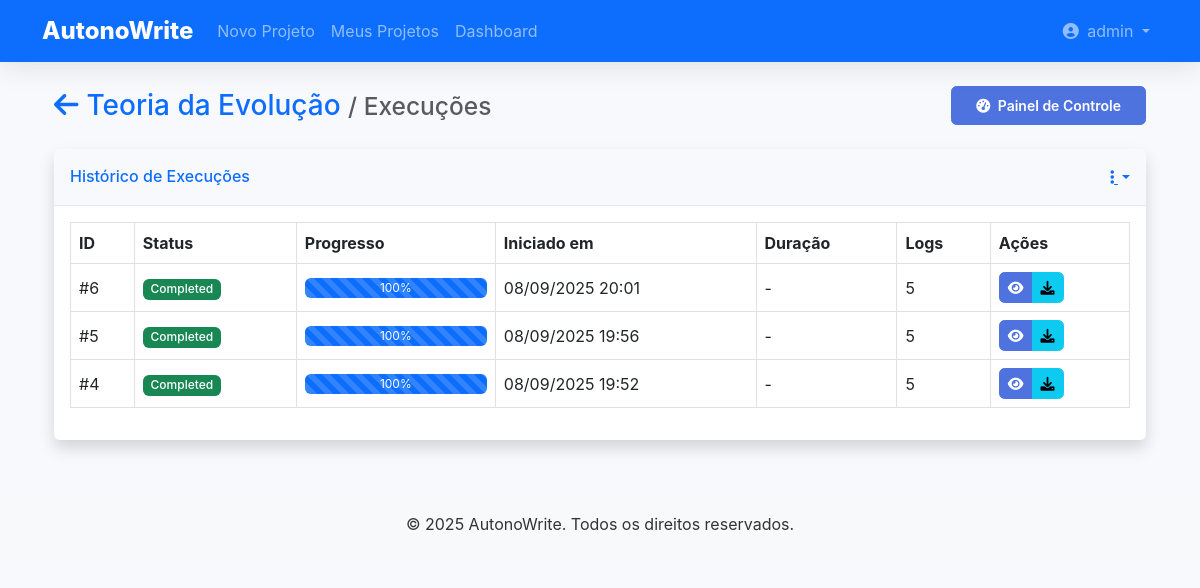
The page /execution/project/2/executions (signed in) on the database its author committed.
### app/models/user.py (models this page shows, shortened)
class User(UserMixin, db.Model):
    __tablename__ = 'users'
    id = db.Column(db.Integer, primary_key=True)
    username = db.Column(db.String(64), index=True, unique=True, nullable=False)
    email = db.Column(db.String(120), index=True, unique=True, nullable=False)
    password_hash = db.Column(db.String(256), nullable=False)
    created_at = db.Column(db.DateTime, default=datetime.utcnow)
    is_active = db.Column(db.Boolean, default=True)
    is_admin = db.Column(db.Boolean, default=False)
    projects = db.relationship('Project', backref='author', lazy='dynamic')

### app/models/project.py (models this page shows, shortened)
class Project(db.Model):
    __tablename__ = 'projects'
    id = db.Column(db.Integer, primary_key=True)
    title = db.Column(db.String(200), nullable=False)
    description = db.Column(db.Text)
    status = db.Column(db.String(20), default='draft')  # draft, pending, in_progress, completed, archived
    created_at = db.Column(db.DateTime, default=datetime.utcnow)
    updated_at = db.Column(db.DateTime, default=datetime.utcnow, onupdate=datetime.utcnow)
    user_id = db.Column(db.Integer, db.ForeignKey('users.id'), nullable=False)
    executions = db.relationship('Execution', back_populates='project',
                               order_by='desc(Execution.started_at)',
                               cascade='all, delete-orphan')
    settings = db.Column(JSONType, default=dict)  # Stores all wizard settings
    content = db.Column(JSONType, default=dict)   # Stores generated content

### app/models/execution.py (models this page shows, shortened)
class Execution(db.Model):
    __tablename__ = 'executions'
    id = db.Column(db.Integer, primary_key=True)
    project_id = db.Column(db.Integer, db.ForeignKey('projects.id'), nullable=False)
    user_id = db.Column(db.Integer, db.ForeignKey('users.id'), nullable=False)
    status = db.Column(db.Enum(ExecutionStatus), default=ExecutionStatus.PENDING, nullable=False)
    started_at = db.Column(db.DateTime, default=datetime.utcnow)
    completed_at = db.Column(db.DateTime)
    progress = db.Column(db.Float, default=0.0)  # 0.0 to 1.0
    metadata_ = db.Column('metadata', JSONType)  # Additional execution metadata
    project = db.relationship('Project', back_populates='executions')
    user = db.relationship('User')
    logs = db.relationship('ExecutionLog', back_populates='execution',
                          order_by='ExecutionLog.timestamp',
                          cascade='all, delete-orphan')

### app/routes/execution.py (the view)
@bp.route('/project/<int:project_id>/executions')
@login_required
@project_required
def project_executions(project):
    page = request.args.get('page', 1, type=int)
    per_page = request.args.get('per_page', 10, type=int)
    executions = Execution.query.filter_by(project_id=project.id)\
                              .order_by(Execution.started_at.desc())\
                              .paginate(page=page, per_page=per_page, error_out=False)
    return render_template('execution/list.html',
                         project=project,
                         executions=executions,
                         ExecutionStatus=ExecutionStatus)

### app/models/user.py (called while the page is built)
@login_manager.user_loader
def load_user(id):
    return User.query.get(int(id))

### app/templates/execution/list.html (shortened to what this page needs)
{% extends "base.html" %}
{% block content %}
<div class="container-fluid">
    <div class="d-sm-flex align-items-center justify-content-between mb-4">
        <h1 class="h3 mb-0 text-gray-800">
            <a href="{{ url_for('projects.view_project', project_id=project.id) }}" class="text-decoration-none">
                <i class="fas fa-arrow-left me-2"></i>{{ project.title }}
            </a>
            <small class="text-muted">/ Execuções</small>
        </h1>
        <a href="{{ url_for('execution.execution_dashboard', project_id=project.id) }}" class="btn btn-sm btn-primary">
            <i class="fas fa-tachometer-alt me-1"></i> Painel de Controle
        </a>
    </div>
    <div class="card shadow mb-4">
        <div class="card-header py-3 d-flex justify-content-between align-items-center">
            <h6 class="m-0 font-weight-bold text-primary">Histórico de Execuções</h6>
            <div class="dropdown no-arrow">
                <a class="dropdown-toggle" href="#" role="button" id="dropdownMenuLink" data-bs-toggle="dropdown" aria-expanded="false">
                    <i class="fas fa-ellipsis-v text-gray-400"></i>
                </a>
            </div>
        </div>
        <div class="card-body">
            <div class="table-responsive">
                <table class="table table-bordered" id="executionsTable" width="100%" cellspacing="0">
                    <thead>
                        <tr>
                            <th>ID</th>
                            <th>Status</th>
                            <th>Progresso</th>
                            <th>Iniciado em</th>
                            <th>Duração</th>
                            <th>Logs</th>
                            <th>Ações</th>
                        </tr>
                    </thead>
                    <tbody>
                        {% for exec in executions.items %}
                        <tr>
                            <td>#{{ exec.id }}</td>
                            <td>
                                <span class="badge {% if exec.status.name == 'COMPLETED' %}bg-success{% elif exec.status.name == 'FAILED' %}bg-danger{% elif exec.status.name == 'RUNNING' %}bg-primary{% else %}bg-secondary{% endif %}">
                                    {{ exec.status.value|title }}
                                </span>
                            </td>
                            <td>
                                <div class="progress" style="height: 20px;">
                                    <div class="progress-bar progress-bar-striped{% if exec.status.name == 'RUNNING' %} progress-bar-animated{% endif %}"
                                         style="width: {{ (exec.progress * 100)|int }}%;"
                                         role="progressbar"
                                         aria-valuenow="{{ (exec.progress * 100)|int }}"
                                         aria-valuemin="0"
                                         aria-valuemax="100">
                                        {{ (exec.progress * 100)|int }}%
                                    </div>
                                </div>
                            </td>
                            <td>{{ exec.started_at.strftime('%d/%m/%Y %H:%M') }}</td>
                            <td>
                                {% if exec.completed_at %}
                                    {{ (exec.completed_at - exec.started_at).total_seconds()|round|int }}s
                                {% elif exec.status.name == 'RUNNING' %}
                                    Em andamento
                                {% else %}
                                    -
                                {% endif %}
                            </td>
                            <td>{{ exec.logs|length }}</td>
                            <td>
                                <div class="btn-group btn-group-sm">
                                    <a href="{{ url_for('execution.execution_dashboard', project_id=project.id, execution_id=exec.id) }}"
                                       class="btn btn-primary"
                                       title="Ver detalhes">
                                        <i class="fas fa-eye"></i>
                                    </a>
                                    <a href="#"
                                       class="btn btn-info download-log-btn"
                                       data-execution-id="{{ exec.id }}"
                                       title="Baixar logs">
                                        <i class="fas fa-download"></i>
                                    </a>
                                </div>
                            </td>
                        </tr>
                        {% endfor %}
                    </tbody>
                </table>
            </div>
        </div>
    </div>
</div>
{% endblock %}

### app/templates/base.html (shortened to what this page needs)
<!DOCTYPE html>
<html lang="pt-BR">
<head>
    <link href="https://cdn.jsdelivr.net/npm/bootstrap@5.3.0/dist/css/bootstrap.min.css" rel="stylesheet">
    <link rel="stylesheet" href="https://cdnjs.cloudflare.com/ajax/libs/font-awesome/6.0.0/css/all.min.css">
    <link rel="stylesheet" href="{{ url_for('static', filename='css/style.css') }}">
</head>
<body>
    <nav class="navbar navbar-expand-lg navbar-dark bg-primary">
        <div class="container">
            <a class="navbar-brand" href="{{ url_for('main.index') }}">AutonoWrite</a>
            <div class="collapse navbar-collapse" id="navbarNav">
                <ul class="navbar-nav me-auto">
                    <li class="nav-item">
                        <a class="nav-link" href="{{ url_for('wizard.new_project') }}">Novo Projeto</a>
                    </li>
                    <li class="nav-item">
                        <a class="nav-link" href="{{ url_for('projects.list_projects') }}">Meus Projetos</a>
                    </li>
                    <li class="nav-item">
                        <a class="nav-link" href="{{ url_for('main.dashboard') }}">Dashboard</a>
                    </li>
                </ul>
                <ul class="navbar-nav">
                    {% if current_user.is_authenticated %}
                        <li class="nav-item dropdown">
                            <a class="nav-link dropdown-toggle" href="#" id="userDropdown" role="button" data-bs-toggle="dropdown">
                                <i class="fas fa-user-circle me-1"></i> {{ current_user.username }}
                            </a>
                        </li>
                    {% endif %}
                </ul>
            </div>
        </div>
    </nav>
    <main class="container my-4">
        {% block content %}{% endblock %}
    </main>
    <footer class="bg-light py-4 mt-5">
        <div class="container text-center">
            <p class="mb-0">&copy; 2025 AutonoWrite. Todos os direitos reservados.</p>
        </div>
    </footer>
</body>
</html>

### app/static/css/style.css (style rules this page uses)
:root { --primary-color: #4e73df; --secondary-color: #858796; --success-color: #1cc88a; --info-color: #36b9cc; --warning-color: #f6c23e; --danger-color: #e74a3b; --light-color: #f8f9fc; --dark-color: #5a5c69; }
body { font-family: 'Nunito', -apple-system, BlinkMacSystemFont, 'Segoe UI', Roboto, 'Helvetica Neue', Arial, sans-serif; background-color: #f8f9fc; color: #333; }
.navbar { box-shadow: 0 0.15rem 1.75rem 0 rgba(58, 59, 69, 0.15); }
.navbar-brand { font-weight: 800; font-size: 1.5rem; }
.card { border: none; border-radius: 0.35rem; box-shadow: 0 0.15rem 1.75rem 0 rgba(58, 59, 69, 0.1); transition: transform 0.2s ease-in-out, box-shadow 0.2s ease-in-out; }
.card-header { background-color: #f8f9fc; border-bottom: 1px solid #e3e6f0; font-weight: 700; }
.btn { border-radius: 0.35rem; font-weight: 600; padding: 0.5rem 1.5rem; }
.btn-primary { background-color: var(--primary-color); border-color: var(--primary-color); }
.shadow { box-shadow: 0 0.15rem 1.75rem 0 rgba(58, 59, 69, 0.15); }

### app/templates/execution/list.html (style rules this page uses)
.progress { min-width: 100px; margin-bottom: 0; }
.table th { white-space: nowrap; }
.table td { vertical-align: middle; }
.badge { font-weight: 500; }
.btn-group .btn { padding: 0.25rem 0.5rem; }

### rows shown on the page
User: username "admin"
Project: title "Teoria da Evolução"
Execution: id "6", status.value "Completed", (exec.progress*100)|int "100", started_at "08/09/2025 20:01", logs|length "5"
Execution: id "5", status.value "Completed", (exec.progress*100)|int "100", started_at "08/09/2025 19:56", logs|length "5"
Execution: id "4", status.value "Completed", (exec.progress*100)|int "100", started_at "08/09/2025 19:52", logs|length "5"
